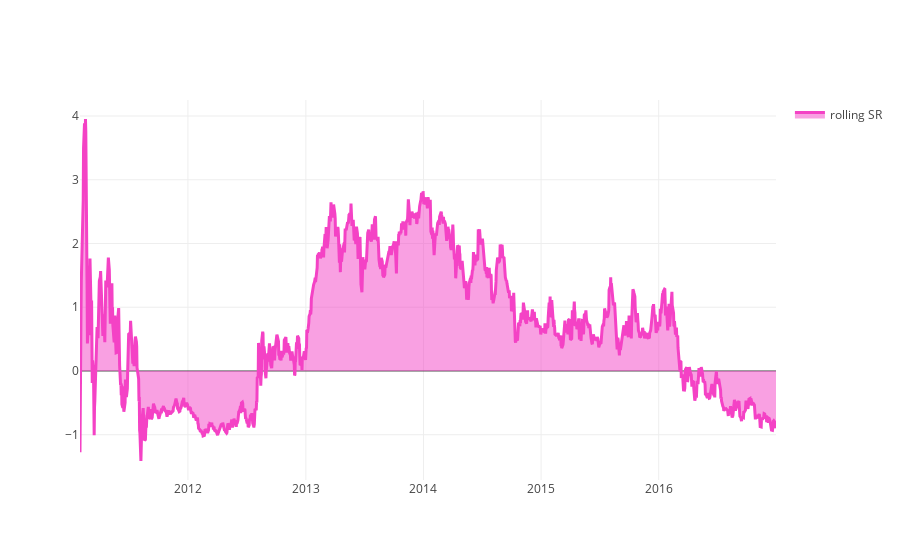

Notebook code for this chart:
### Code cell
SRchart = stat.to_pandas()['sharpe_ratio'].iloc[20:]
make_plot_filled(SRchart.index, SRchart, color="#F442C5", name="rolling SR")

### Figure 1 — Plotly figure (JSON) as saved in the notebook; plotly's stock layout.template omitted (floating-point values rounded to 4 significant figures; data arrays with more than 128 entries replaced by an {"elided": "..."} marker saying what was removed)
{"data": [{"fill": "tonexty", "line": {"color": "#F442C5", "width": 3}, "name": "rolling SR", "type": "scatter", "uid": "851344f0-2f1b-4814-8ccc-4b3850f981ae", "x": {"elided": "1491 str values"}, "y": {"elided": "1491 float values"}}], "layout": {"showlegend": true}}
